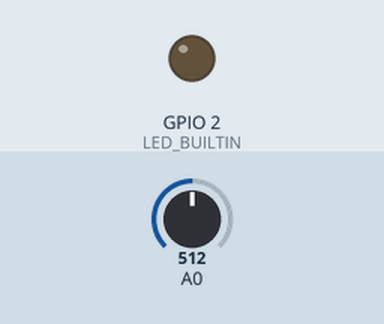
Bench run of a sketch on a simulated ESP8266 (NodeMCU). Shown: output pins drawn as LEDs (lit = HIGH, except the on-board LED, lit = LOW). The inputs (shaded band) are chosen by the test bench; at power-on: A0 = 512. WiFi joins after 1.5 s; servers stay silent unless stated; uploads are accepted with an empty reply; what the sketch prints to the serial monitor is not drawn.

Above: at 2.2 s.
At 17.1 s:
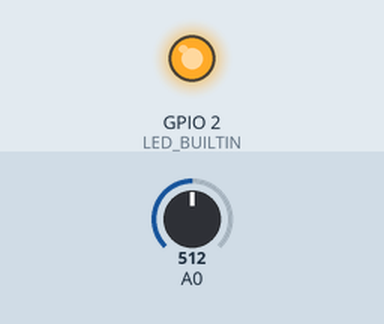
Timing chart, 0 to 18.0 s (numbered marks = the images above):
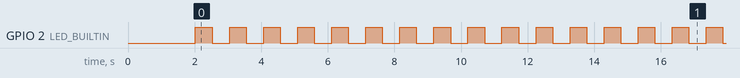

Measured:
- by itself, GPIO 2 (LED_BUILTIN): moves between LOW and HIGH, repeating every 12.3 s
- by itself, everything shown: repeats every 12.3 s, in 24 steps

The sketch:

internet-of-things.ino
```cpp
#include <ESP8266WiFi.h>
#include <ESP8266HTTPClient.h>

const String deviceId = "383";

const char *ssid = "WR7010-2.4G-82E";
const char *password = "12345678";

// const char *ssid = "Barend";
// const char *password = "0766542813";

unsigned int count = 0;
unsigned int interval = 60000;
unsigned long lastMillis = 0;
unsigned int sum = 0;

void setup()
{
  pinMode(LED_BUILTIN, OUTPUT);

  Serial.begin(115200);

  while(!Serial)
  {
    delay(1000);
  }

  WiFi.begin(ssid, password);

  while (WiFi.status() != WL_CONNECTED)
  {
    delay(1000);
  }

  Serial.println(WiFi.localIP());

  lastMillis = millis();
}

void loop()
{
  while (WiFi.status() != WL_CONNECTED)
  {
    digitalWrite(LED_BUILTIN, HIGH);
    delay(250);
    digitalWrite(LED_BUILTIN, LOW);
    delay(250);
  }

  if (millis() - lastMillis >= interval) {
    unsigned long elapsedMillis = millis() - lastMillis;

    lastMillis = millis();

    unsigned int averageAnalogValue = sum / count;

    count = 0;
    sum = 0;

    sendMetric(deviceId + "_" + "analogValue", averageAnalogValue);

    Serial.println(averageAnalogValue);
  }

  count += 1;
  sum += getAnalogValue();

  digitalWrite(LED_BUILTIN, HIGH);
  delay(500);
  digitalWrite(LED_BUILTIN, LOW);
  delay(500);
}

unsigned int getAnalogValue() {
  int max = 0;

  for (int i = 0 ; i <= 200 ; i++)
  {
    int value = analogRead(A0);

    if(value >= max){
      max = value;
    }
  }

  return max;
}

void sendMetric(String name, unsigned int value)
{
  String host = "https://function-app-982.azurewebsites.net/api/metric?name=" + name + "&value=" + value;

  WiFiClientSecure wiFiClientSecure;

  wiFiClientSecure.setInsecure();

  wiFiClientSecure.connect(host, 443);

  HTTPClient httpClient;

  httpClient.begin(wiFiClientSecure, host);

  if (httpClient.GET() != HTTP_CODE_OK)
  {
    Serial.println("Failed to send metric");

    return;
  }

  Serial.println(name + " " + value);

  httpClient.end();
  wiFiClientSecure.stop();
}
```
